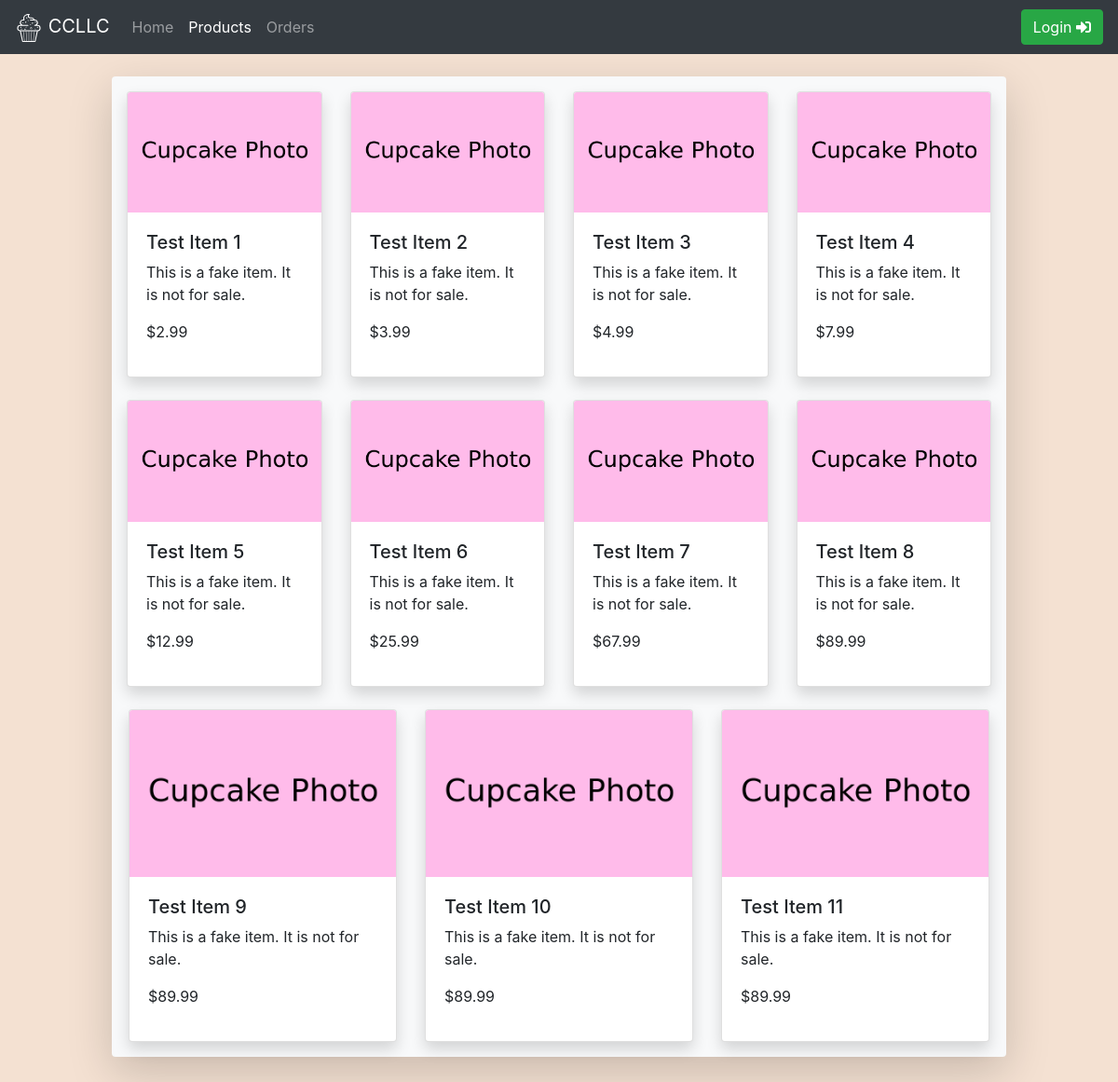
/products.php, run on the app's committed database.
### tables this page shows
CREATE TABLE productTest (
  prod_id int(10) NOT NULL AUTO_INCREMENT,
  name varchar(25) NOT NULL,
  description varchar(100) NOT NULL,
  price decimal(8,2) NOT NULL,
  PRIMARY KEY (prod_id)
);

### src/backend/db.php (called while the page is built, shortened)
<?php
class db{
  private $servername = "172.17.0.1";
  private $username = "webuser";
  private $userpass = "webpass";
  private $dbname = "ism452";
  private $conn;
  private function initConnection(){
    $this->conn = new mysqli($this->servername, $this->username, $this->userpass, $this->dbname);
  }
  public function queryDatabase($sqlStatement){
    $result = $this->conn->query($sqlStatement);
    return $result;
  }
}
?>

### src/products.php (the view, shortened to what this page needs)
<!DOCTYPE html>
<html lang="en" dir="ltr">
  <head>
    <link rel="stylesheet" href="https://stackpath.bootstrapcdn.com/bootstrap/4.3.1/css/bootstrap.min.css">
    <link rel="stylesheet" href="https://use.fontawesome.com/releases/v5.7.2/css/all.css">
    <link rel="stylesheet" href="/css/master.css">
  </head>
  <body>
    <nav class="navbar navbar-expand-md navbar-dark bg-dark">
      <a class="navbar-brand" href="index.php">
        <img src="img/logoWhite.svg" width="30" height="30" alt="logo">
        CCLLC
      </a>
      <div class="collapse navbar-collapse" id="ccnav">
        <ul class="nav navbar-nav mr-auto">
          <li><a class="nav-item nav-link" href="index.php">Home <span class="sr-only">(current)</span></a></li>
          <li><a class="nav-item nav-link active" href="#">Products</a></li>
          <li><a class="nav-item nav-link" href="orders.php">Orders</a></li>
        </ul>
        <?php
          include 'backend/loginStatus.php';
        ?>
      </div>
    </nav>
    <br>
    <div class="container-fluid shadow-lg p-3 mb-5 bg-light rounded">
        <?php
        include 'backend/db.php';
        $db = new db;
        $sql="SELECT name,description,price FROM productTest";
        $result = $db->queryDatabase($sql);
        if ($result->num_rows > 0) {
          while($row = $result->fetch_assoc()) {
            if ($GLOBALS['counter'] == 0) {
              echo '<div class="row">
                      <div class="card-deck mx-auto">';
            }
            echo '<div class="card shadow" style="width: 18rem;">
                    <img src="img/CardPlaceholder.png" class="card-img-top"></img>
                    <div class="card-body">
                      <h5>'.$row["name"].'</h5>
                      <p>'.$row["description"].'</p>
                      <p>$'.$row["price"].'</p>
                    </div>
                  </div>';
            if ($GLOBALS['counter'] == 3) {
              echo '</div></div><br>';
            } else {
              $GLOBALS['counter'] +=1;
            }
          }
        }
        ?>
    </div>
  </body>
</html>

### src/css/master.css (style rules this page uses)
body { background-color: #f4e1d2; }
.container-fluid { max-width: 80% !important; }

### data on the page
producttest: name "Test Item 1", description "This is a fake item. It is not for sale.", price "2.99"
producttest: name "Test Item 2", description "This is a fake item. It is not for sale.", price "3.99"
producttest: name "Test Item 3", description "This is a fake item. It is not for sale.", price "4.99"
producttest: name "Test Item 4", description "This is a fake item. It is not for sale.", price "7.99"
producttest: name "Test Item 5", description "This is a fake item. It is not for sale.", price "12.99"
producttest: name "Test Item 6", description "This is a fake item. It is not for sale.", price "25.99"
producttest: name "Test Item 7", description "This is a fake item. It is not for sale.", price "67.99"
producttest: name "Test Item 8", description "This is a fake item. It is not for sale.", price "89.99"
producttest: name "Test Item 9", description "This is a fake item. It is not for sale.", price "89.99"
producttest: name "Test Item 10", description "This is a fake item. It is not for sale.", price "89.99"
producttest: name "Test Item 11", description "This is a fake item. It is not for sale.", price "89.99"
